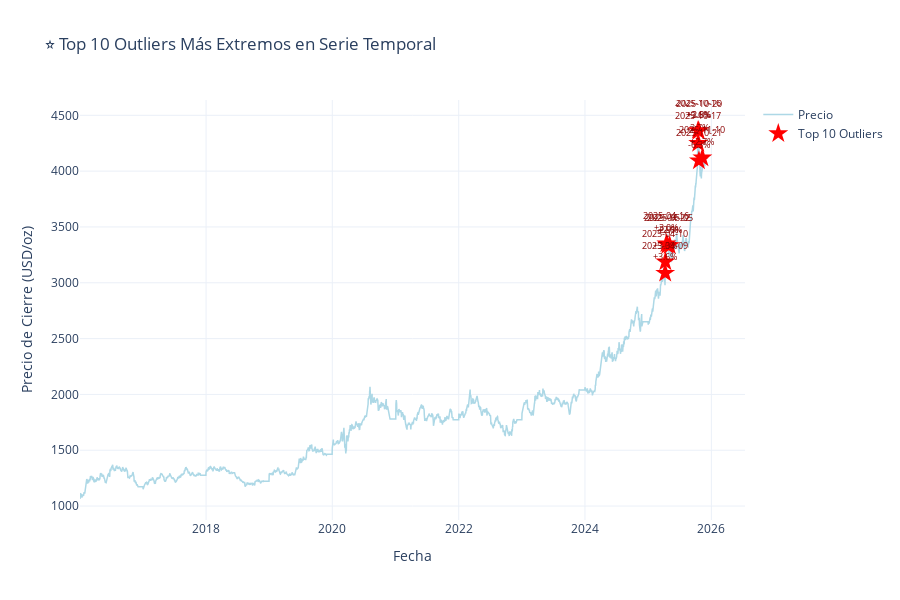

The notebook cell this image was saved under:
### Code cell
# Visualización de outliers principales con anotaciones
fig = go.Figure()

# Serie completa
fig.add_trace(go.Scatter(
    x=df.index,
    y=df['Close'],
    mode='lines',
    name='Precio',
    line=dict(color='lightblue', width=1.5)
))

# Top 10 outliers
top_10 = df_outliers.nlargest(10, 'abs_returns')

fig.add_trace(go.Scatter(
    x=top_10.index,
    y=top_10['Close'],
    mode='markers+text',
    name='Top 10 Outliers',
    marker=dict(color='red', size=15, symbol='star'),
    text=[f"{fecha.strftime('%Y-%m-%d')}<br>{row['Returns']*100:+.1f}%" 
          for fecha, row in top_10.iterrows()],
    textposition='top center',
    textfont=dict(size=9, color='darkred')
))

fig.update_layout(
    title='⭐ Top 10 Outliers Más Extremos en Serie Temporal',
    xaxis_title='Fecha',
    yaxis_title='Precio de Cierre (USD/oz)',
    template='plotly_white',
    height=600,
    hovermode='x unified'
)

fig.show()

### Figure 1 — Plotly figure (JSON) as saved in the notebook; plotly's stock layout.template omitted (floating-point values rounded to 4 significant figures; data arrays with more than 128 entries replaced by an {"elided": "..."} marker saying what was removed)
{"data": [{"line": {"color": "lightblue", "width": 1.5}, "mode": "lines", "name": "Precio", "type": "scatter", "x": {"elided": "3614 str values"}, "y": {"elided": "3614 float values"}}, {"marker": {"color": "red", "size": 15, "symbol": "star"}, "mode": "markers+text", "name": "Top 10 Outliers", "text": ["2025-10-21<br>-6.3%", "2025-10-16<br>+3.6%", "2025-04-09<br>+3.6%", "2025-04-10<br>+3.3%", "2025-04-16<br>+3.0%", "2025-04-22<br>-2.9%", "2025-10-20<br>+2.8%", "2025-11-10<br>+2.7%", "2025-10-17<br>-2.7%", "2025-05-05<br>+2.6%"], "textfont": {"color": "darkred", "size": 9}, "textposition": "top center", "type": "scatter", "x": ["2025-10-21T00:00:00", "2025-10-16T00:00:00", "2025-04-09T00:00:00", "2025-04-10T00:00:00", "2025-04-16T00:00:00", "2025-04-22T00:00:00", "2025-10-20T00:00:00", "2025-11-10T00:00:00", "2025-10-17T00:00:00", "2025-05-05T00:00:00"], "y": [4093.0, 4365.0, 3086.0, 3189.0, 3350.0, 3336.0, 4360.0, 4120.0, 4251.0, 3334.0]}], "layout": {"height": 600, "hovermode": "x unified", "title": {"text": "⭐ Top 10 Outliers Más Extremos en Serie Temporal"}, "xaxis": {"title": {"text": "Fecha"}}, "yaxis": {"title": {"text": "Precio de Cierre (USD/oz)"}}}}
